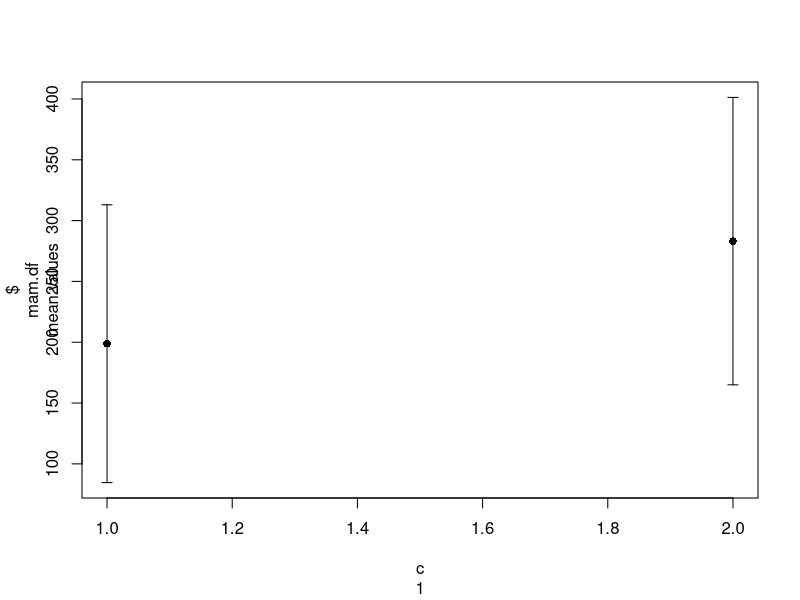
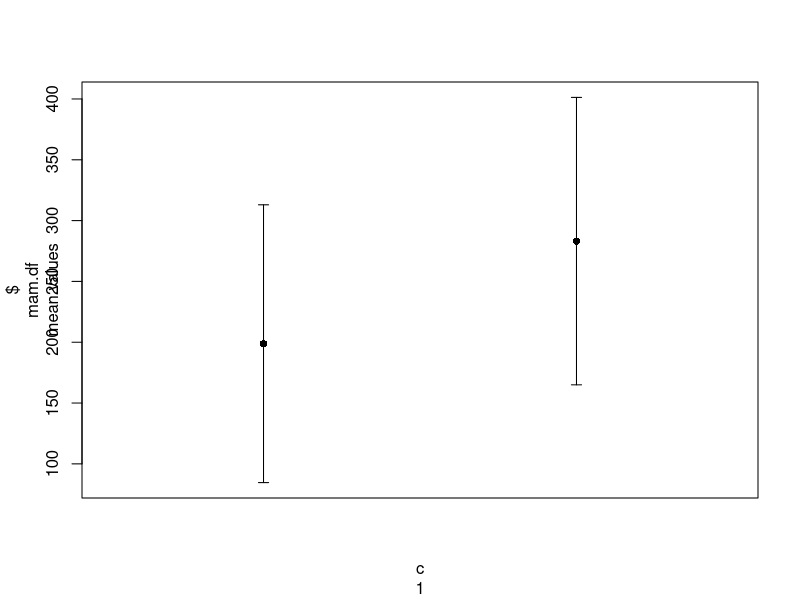
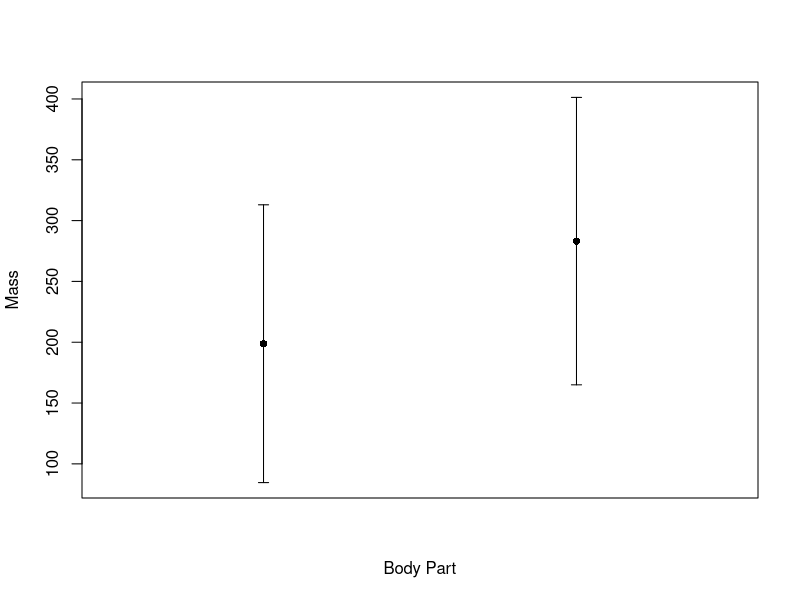
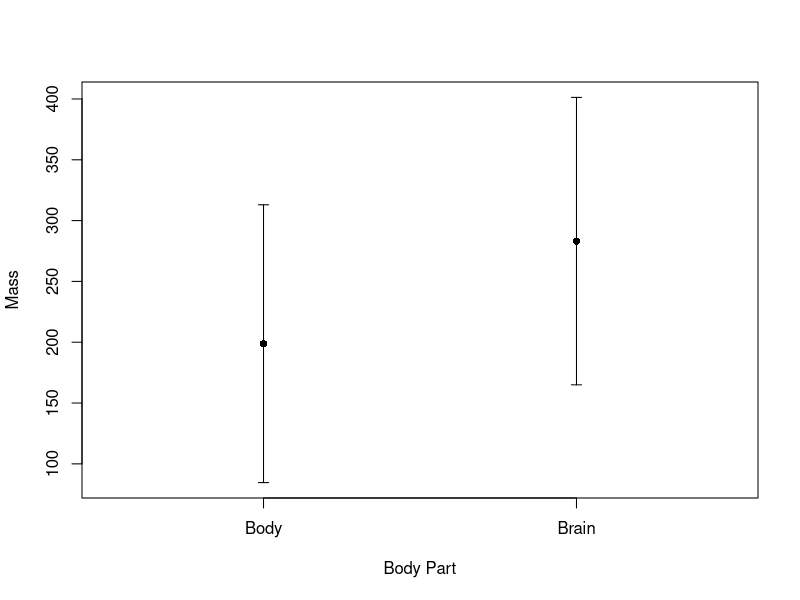
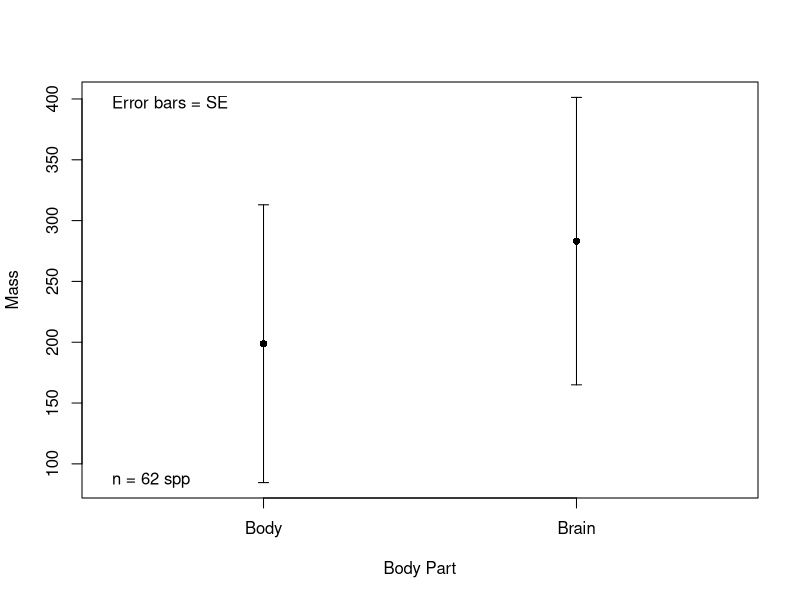

These charts were generated, in order, by the following R code:
## ---- chunk 1
knitr::opts_chunk$set(echo = TRUE)
## ---- chunk 2
errbar2 <- function (x, y, yplus, yminus, cap = 0.015, main = NULL, sub = NULL, 
          xlab = as.character(substitute(x)), ylab = if (is.factor(x) || 
                                                         is.character(x)) "" else as.character(substitute(y)), 
          add = FALSE, lty = 1, type = "p", ylim = NULL, lwd = 1, pch = 16, 
          errbar.col = par("fg"), Type = rep(1, length(y)), ...) 
{
  if (is.null(ylim)) 
    ylim <- range(y[Type == 1], yplus[Type == 1], yminus[Type == 
                                                           1], na.rm = TRUE)
  if (is.factor(x) || is.character(x)) {
    x <- as.character(x)
    n <- length(x)
    t1 <- Type == 1
    t2 <- Type == 2
    n1 <- sum(t1)
    n2 <- sum(t2)
    omai <- par("mai")
    mai <- omai
    mai[2] <- max(strwidth(x, "inches")) + 0.25
    par(mai = mai)
    on.exit(par(mai = omai))
    plot(NA, NA, xlab = ylab, ylab = "", xlim = ylim, ylim = c(1, 
                                                               n + 1), axes = FALSE, ...)
    axis(1)
    w <- if (any(t2)) 
      n1 + (1:n2) + 1
    else numeric(0)
    axis(2, at = c(seq.int(length.out = n1), w), labels = c(x[t1], 
                                                            x[t2]), las = 1, adj = 1)
    points(y[t1], seq.int(length.out = n1), pch = pch, type = type, 
           ...)
    segments(yplus[t1], seq.int(length.out = n1), yminus[t1], 
             seq.int(length.out = n1), lwd = lwd, lty = lty, col = errbar.col)
    if (any(Type == 2)) {
      abline(h = n1 + 1, lty = 2, ...)
      offset <- mean(y[t1]) - mean(y[t2])
      if (min(yminus[t2]) < 0 & max(yplus[t2]) > 0) 
        lines(c(0, 0) + offset, c(n1 + 1, par("usr")[4]), 
              lty = 2, ...)
      points(y[t2] + offset, w, pch = pch, type = type, 
             ...)
      segments(yminus[t2] + offset, w, yplus[t2] + offset, 
               w, lwd = lwd, lty = lty, col = errbar.col)
      at <- pretty(range(y[t2], yplus[t2], yminus[t2]))
      axis(side = 3, at = at + offset, labels = format(round(at, 
                                                             6)))
    }
    return(invisible())
  }
  if (add) 
    points(x, y, pch = pch, type = type, ...)
  else plot(x, y, ylim = ylim, xlab = xlab, ylab = ylab, pch = pch, 
            type = type, ...)
  xcoord <- par()$usr[1:2]
  smidge <- cap * (xcoord[2] - xcoord[1])/2
  segments(x, yminus, x, yplus, lty = lty, lwd = lwd, col = errbar.col)
  if (par()$xlog) {
    xstart <- x * 10^(-smidge)
    xend <- x * 10^(smidge)
  }
  else {
    xstart <- x - smidge
    xend <- x + smidge
  }
  segments(xstart, yminus, xend, yminus, lwd = lwd, lty = lty, 
           col = errbar.col)
  segments(xstart, yplus, xend, yplus, lwd = lwd, lty = lty, 
           col = errbar.col)
  return(invisible())
}
## ---- chunk 3
library(MASS)
data(mammals)

# Don't show math yet
n <- dim(mammals)[1]
u.body <- mean(mammals$body)
u.brain <- mean(mammals$brain)

se.body <- sd(mammals$body)/sqrt(n)
se.brain <- sd(mammals$brain)/sqrt(n)
## ---- chunk 4
#assign means to a vector
#this is a numeric vector
mean.values <- c(198.79, 283.13) #must have comma!
## ---- chunk 5
#Assign SE to vector
SE.values <- c(114.1932, 118.15)#must have comma!
## ---- chunk 6
#this is a character vector
body.part <- c("Body","Brain")
## ---- chunk 7
#another character vector
units <- c("g","kg")
## ---- chunk 8
mam.df <- data.frame(body.part,mean.values, SE.values,units)
## ---- chunk 9
mam.df
## ---- chunk 10
library(Hmisc)
## ---- chunk 11
##plot means with Hmisc::errbar
errbar2(x = c(1,2), #x =  sets the number of groups to plot on the x axis
       y = mam.df$mean.values, #y = sets the location of the means
       yplus = mam.df$mean.values + mam.df$SE.values, #location of top of the error bar
       yminus = mam.df$mean.values-mam.df$SE.values #location of the bottom of the error bar
       )
## ---- chunk 12
errbar(x = c(1,2), #x = ... sets the number of groups to plot on the x axis
       y = mam.df$mean.values, #y = ... sets the location of the means
       yplus = mam.df$mean.values + mam.df$SE.values, #location of top of the error bar
       yminus = mam.df$mean.values-mam.df$SE.values, #location of the bottom of the error bar
       xlim=c(0.5,2.5), #set x-axis limits
       xaxt="n")
## ---- chunk 13
#make the plot
errbar(x = c(1,2), 
       y = mam.df$mean.values,
       yplus = mam.df$mean.values + mam.df$SE.values, 
       yminus = mam.df$mean.values-mam.df$SE.values, 
       xlab = "Body Part",
       ylab = "Mass",
       xlim=c(0.5,2.5),
       xaxt="n")


## ---- chunk 14
#make the plot
errbar(x = c(1,2), 
       y = mam.df$mean.values, 
       yplus = mam.df$mean.values + mam.df$SE.values, 
       yminus = mam.df$mean.values-mam.df$SE.values, 
       xlab = "Body Part",
       ylab = "Mass",
       xlim=c(0.5,2.5),
       xaxt="n")

#define the axis and labels
axis(side=1,     #1 = the bottom
     at=c(1,2),  #where on x-axis
     labels=mam.df$body.part)  #what to print

## ---- chunk 15
errbar(x = c(1,2), 
       y = mam.df$mean.values, 
       yplus = mam.df$mean.values + mam.df$SE.values, 
       yminus = mam.df$mean.values-mam.df$SE.values, 
       xlab = "Body Part",
       ylab = "Mass",
       xlim=c(0.5,2.5),
       xaxt="n")

axis(side=1,     #1 = the bottom
     at=c(1,2),  #where on x-axis
     labels=mam.df$body.part)  #what to print

legend("topleft", legend = "Error bars = SE",bty = "n") 
legend("bottomleft", legend = "n = 62 spp",bty = "n") 
